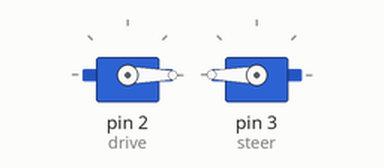
A sketch run on a simulated Arduino Uno, built with avr-gcc and run on an emulated ATmega328P. Parts: 2 × servo.

Above: at 0.05 s.
At 0.75 s:
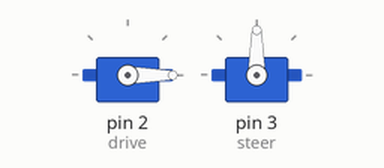
At 1.5 s:
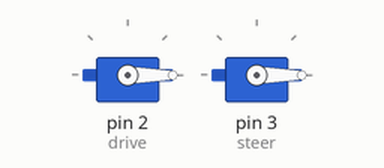
Timing chart, 0 to 3.5 s (numbered marks = the images above):
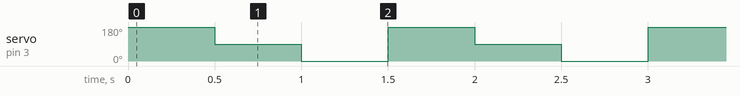

The sketch:

dragster.ino
```cpp
#include <Servo.h>

Servo drive, steer;

void setup() {
  // put your setup code here, to run once:
  drive.attach(2);
  steer.attach(3);
}

void loop() {
  // put your main code here, to run repeatedly:
  drive.write(0);
  steer.write(180);
  delay(500);
  steer.write(90);
  delay(500);
  steer.write(0);
  delay(500);

}
```

Measured:
- by itself, servo on pin 3 (steer): repeats every 1.5 s: 0° 0.50 s, 180° 0.50 s, 90° 0.50 s
